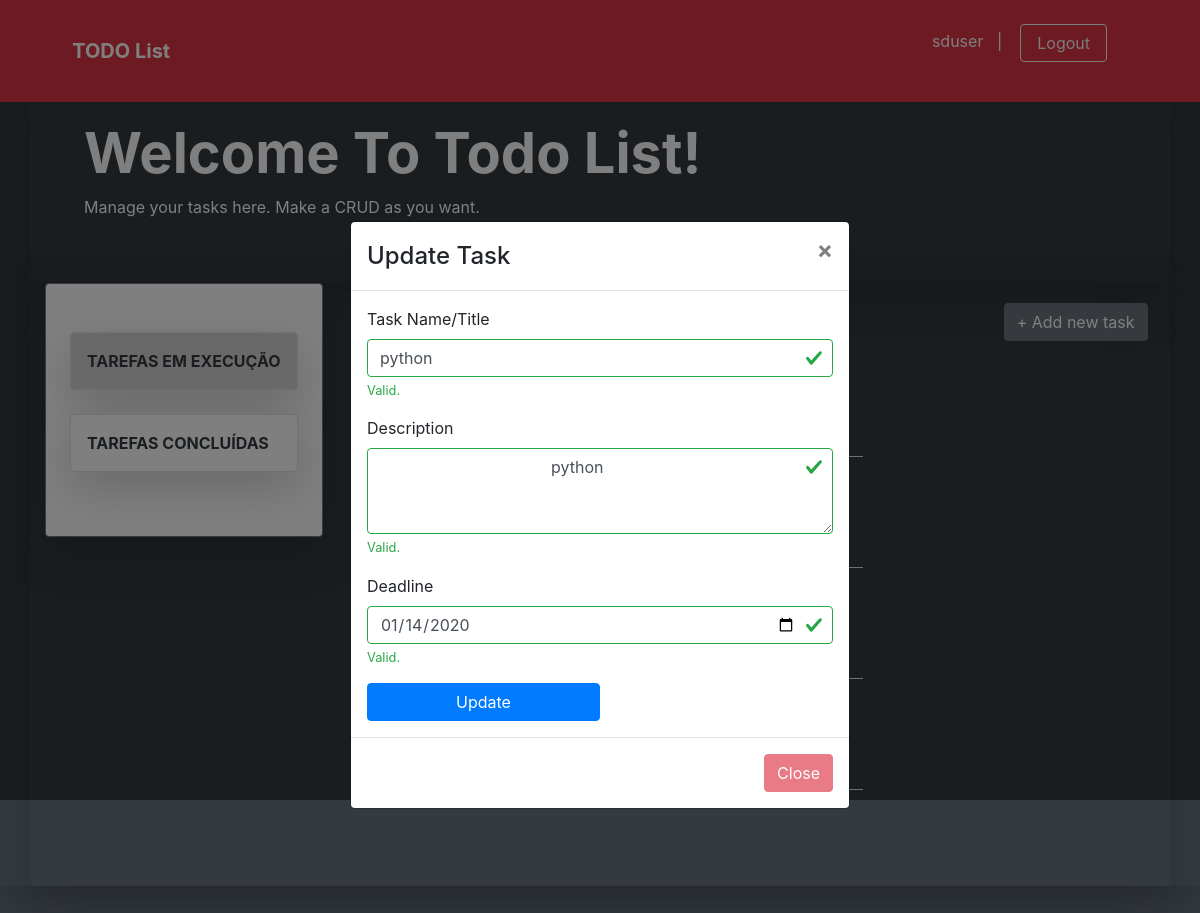
The app's page /task_pre_update/1 (signed in) with its own data.
### app/models/tables.py (models this page shows, shortened)
class User(db.Model):
    __tablename__ = 'users'
    id = db.Column(db.Integer, primary_key=True)
    username = db.Column(db.String(50),
        unique=True,
        nullable=False
    )
    password = db.Column(db.String)
    name = db.Column(db.String)
    email = db.Column(db.String, unique=True)
    @property
    def is_authenticated(self):
        return True

class Task(db.Model):
    __tablename__ = 'tasks'
    id = db.Column(db.Integer, primary_key=True)
    task_name = db.Column(db.String, unique=True)
    description = db.Column(db.Text)
    start_date = db.Column(
        db.String,
        server_default=db.func.now(),
        nullable=False
    )
    done_status = db.Column(db.Boolean, default=False)
    deadline = db.Column(db.String, nullable=True)
    user_id = db.Column(db.Integer, db.ForeignKey('users.id'))
    task_owner = db.relationship('User', foreign_keys=user_id)

### app/controllers/default.py (the view)
@app.route('/task_pre_update/<int:task_id>',
    methods=['GET', 'POST'])
@login_required
def task_pre_update(task_id):
    tasks = Task.query.all()
    task2update = Task.query.get(task_id)
    return render_template(
        'task_update.html',
        tasks=tasks,
        t2u=task2update
    )

### app/controllers/default.py (called while the page is built)
@login_manager.user_loader
def load_user(id):
    return User.query.filter_by(id=id).first()

### app/templates/task_update.html (shortened to what this page needs)
<!doctype html>
<html lang="pt-br">
<head>
    <link
        href="{{ url_for('static', filename='css/bootstrap.min.css') }}"
        rel="stylesheet"
>
    <link href="{{ url_for('static', filename='css/mystyle.css') }}"
        rel="stylesheet" >
</head>
<body class="my-0 mx-auto py-0 bg-dark">
  <nav class="navbar navbar-expand-md fixed-top bg-danger ">
    <div class="container mx-auto py-3">
      <a class="navbar-brand w-75 mx-auto text-decoration-none text-white font-weight-bolder " href="#">TODO List</a>
        {% if current_user.is_authenticated %}
          <p class="text-white">{{ current_user.username }} &nbsp;&nbsp;| &nbsp;&nbsp;
            <button class="btn btn-outline-light px-3 mr-5 my-2 my-sm-0" onclick="go2logout()">
              Logout
            </button>
          </p>
        {% endif %}
    </div>
  </nav><br><br><br>
<main role="main" class="shadow-lg bg-dark rounded">
    <div class="shadow-lg container bg-dark text-white py-5">
        <div class="container ml-4">
           <h1 class="display-4 font-weight-bolder text-capitalize">Welcome to todo list!</h1>
           <p>Manage your tasks here. Make a CRUD as you want.</p>
        </div>
    </div>
    <div class="shadow-lg container  w-100 row mx-auto rounded">
      <div class="shadow-lg w-25 row border border-secondary py-5 mb-auto ml-0 bg-white rounded">
        <div class="list-group rounded mx-auto my-auto">
            <a id="active_doing" class="shadow-lg border list-group-item list-group-item-action text-dark font-weight-bolder text-uppercase p-3 mb-4 rounded" href="{{ url_for('task_doing') }}">tarefas em execução</a>
            <a class="shadow-lg border list-group-item list-group-item-action text-dark font-weight-bolder text-uppercase p-3 mb-3 rounded"  href="{{ url_for('task_done') }}">tarefas concluídas</a>
        </div>
    </div>
    <div class="w-75 mx-auto">
        <div id="btn-add" class="text-white font-weight-bold">
            <button type="button" class="btn btn-secondary" data-toggle="modal" data-target="#myModal">
                &plus; Add new task
            </button>
        </div>
        <div id="all-task" class=" row col col-sm-8 col-md-8 col-lg-8 col-xl-8 text-white text-capitalize ml-2">
            <h2 class="display-7 text-white text-capitalize font-weight-bolder mb-3 p-3">Tarefas em execução</h2>
            {% for t in tasks[::-1] %}
                {% if t.done_status == False and t.deadline != None %}
                    <div class="ml-4 text-white text-capitalize w-100 border-bottom mb-4">
                        <a title="Click to update this task" class="text-decoration-none text-white" href="{{ url_for('task_pre_update', task_id=t.id) }}">
                            <h5><strong>{{ t.task_name }}</strong></h5>
                        </a>
                        <p class="d-inline">Deadline: &nbsp; {{ t.deadline }}
                          <form method="POST" action="{{ url_for('task_done') }}" class="d-inline ml-5" >
                            <button type="submit" class="btn btn-dark">Done</button>
                          </form>
                          <form method="POST" name="taskRemove" class="d-inline ml-5" >
                            <button type="submit" class="btn btn-dark">Remove</button>
                          </form>
                        </p>
                    </div>
                {% endif %}
            {% endfor %}
        </div>
    </div>
        <div class="container">
            <div class="modal fade" id="updateTaskModal1">
              <div class="modal-dialog modal-dialog-centered modal-dialog-scrollable">
                  <div class="modal-content">
                    <div class="modal-header">
                      <h4 class="modal-title">Update Task</h4>
                      <button type="button" class="close" data-dismiss="modal" disabled>&times;</button>
                    </div>
                        <div class="modal-body">
                          <form method="POST"  action="{{ url_for('task_update', task_id=t2u.id) }}" class="was-validated">
                              <div class="form-row text-capitalize">
                                <div class="form-group col-md-12">
                                  <label for="inputTaskname4">Task Name/Title</label>
                                  <input value="{{ t2u.task_name }}" type="text" name="taskTitleName"class="form-control" id="inputTaskname4" placeholder="Task title" required>
                                  <div class="valid-feedback">Valid.</div>
                                </div>
                                <div class="form-group shadow-textarea col-md-12">
                                    <label for="description4">Description</label>
                                    <textarea class="form-control z-depth-1" name="descripName" id="description4" rows="3"  placeholder="Enter task description..." required>
                                      {{ t2u.description }}
                                    </textarea>
                                    <div class="valid-feedback">Valid.</div>
                                </div>
                                <div class="form-group col-md-12">
                                  <label for="inputDeadline4">Deadline</label>
                                  <input value="{{ t2u.deadline }}" type="date" name="deadlineName" min="2019-12-01" max="4000-12-30" class="form-control" id="inputDeadline4" required>
                                  <div class="valid-feedback">Valid.</div>
                                </div>
                              </div>
                          <button type="submit" class="btn w-50 btn-primary">Update</button>
                      </form>
                    </div>
                    <div class="modal-footer">
                      <button type="button" class="btn btn-danger" data-dismiss="modal" disabled>Close</button>
                    </div>
                  </div>
              </div>
          </div>
        </div>
        <br><br><br>
    </div>
</main>
    <br><br><br>
    <br><br><br>
</body>
</html>

### app/static/css/mystyle.css (style rules this page uses)
div#btn-add { position: relative; float: right; margin: 20px auto; }
a#active_doing { background-color: LightGray; color: #ffffff; }

### records on screen
User: username "sduser"
Task: taskTitleName "python", descripName "python", deadlineName "01/14/2020"
